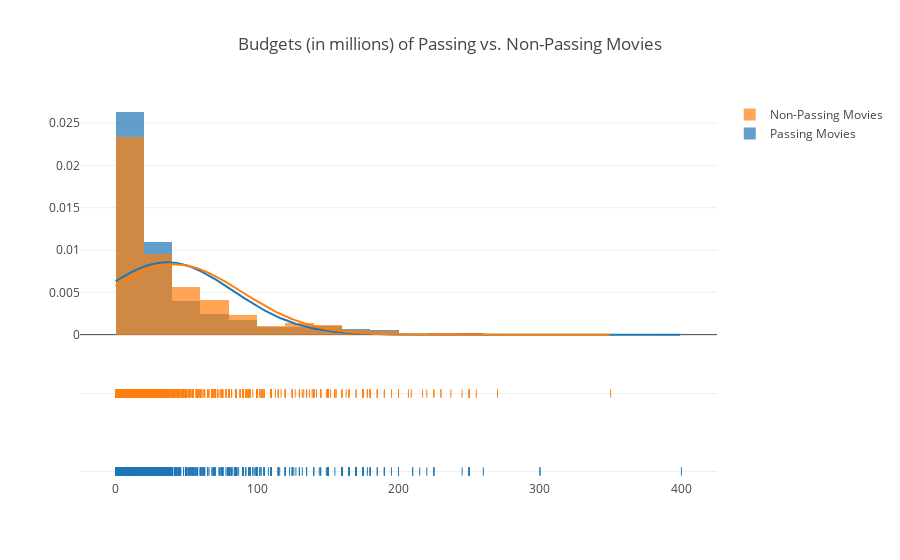

The notebook cell this image was saved under:
### Code cell
x1 = passing_movies.budget_millions
x2 = non_passing_movies.budget_millions

hist_data = [x1, x2]
labels = ['Passing Movies', 'Non-Passing Movies']

fig = ff.create_distplot(hist_data, labels, curve_type='normal', bin_size=20)
fig['layout'].update(title='Budgets (in millions) of Passing vs. Non-Passing Movies')
iplot(fig)

### Figure 1 — Plotly figure (JSON) as saved in the notebook; plotly's stock layout.template omitted (floating-point values rounded to 4 significant figures; data arrays with more than 128 entries replaced by an {"elided": "..."} marker saying what was removed)
{"data": [{"histnorm": "probability density", "legendgroup": "Passing Movies", "marker": {"color": "rgb(31, 119, 180)"}, "name": "Passing Movies", "opacity": 0.7, "type": "histogram", "uid": "21b87362-51ee-463d-a2d6-011810bd2919", "x": {"elided": "1904 float values"}, "xaxis": "x", "xbins": {"end": 400, "size": 20, "start": 2.5e-06}, "yaxis": "y"}, {"histnorm": "probability density", "legendgroup": "Non-Passing Movies", "marker": {"color": "rgb(255, 127, 14)"}, "name": "Non-Passing Movies", "opacity": 0.7, "type": "histogram", "uid": "6060340b-e80f-4cd0-8515-5624f111d8c2", "x": {"elided": "1595 float values"}, "xaxis": "x", "xbins": {"end": 350, "size": 20, "start": 1e-06}, "yaxis": "y"}, {"legendgroup": "Passing Movies", "marker": {"color": "rgb(31, 119, 180)"}, "mode": "lines", "name": "Passing Movies", "showlegend": false, "type": "scatter", "uid": "0e4cc945-b2e6-449f-acf2-b03cda005c83", "x": {"elided": "500 float values"}, "xaxis": "x", "y": {"elided": "500 float values"}, "yaxis": "y"}, {"legendgroup": "Non-Passing Movies", "marker": {"color": "rgb(255, 127, 14)"}, "mode": "lines", "name": "Non-Passing Movies", "showlegend": false, "type": "scatter", "uid": "cc069758-90fd-4faf-a687-18429d43f47e", "x": {"elided": "500 float values"}, "xaxis": "x", "y": {"elided": "500 float values"}, "yaxis": "y"}, {"legendgroup": "Passing Movies", "marker": {"color": "rgb(31, 119, 180)", "symbol": "line-ns-open"}, "mode": "markers", "name": "Passing Movies", "showlegend": false, "type": "scatter", "uid": "06c8a8e2-0405-46a2-8542-3f72682d20f2", "x": {"elided": "1904 float values"}, "xaxis": "x", "y": {"elided": "1904 str values"}, "yaxis": "y2"}, {"legendgroup": "Non-Passing Movies", "marker": {"color": "rgb(255, 127, 14)", "symbol": "line-ns-open"}, "mode": "markers", "name": "Non-Passing Movies", "showlegend": false, "type": "scatter", "uid": "4cc9ad27-48d1-45a3-9c3b-dae22256f20e", "x": {"elided": "1595 float values"}, "xaxis": "x", "y": {"elided": "1595 str values"}, "yaxis": "y2"}], "layout": {"autosize": true, "barmode": "overlay", "hovermode": "closest", "legend": {"traceorder": "reversed"}, "title": {"text": "Budgets (in millions) of Passing vs. Non-Passing Movies"}, "xaxis": {"anchor": "y2", "autorange": true, "domain": [0, 1], "range": [-24.76, 424.8], "type": "linear", "zeroline": false}, "yaxis": {"anchor": "free", "autorange": true, "domain": [0.35, 1], "position": 0, "range": [-0.001459, 0.02772], "type": "linear"}, "yaxis2": {"anchor": "x", "autorange": true, "domain": [0, 0.25], "dtick": 1, "range": [-0.1338, 1.134], "showticklabels": false, "type": "category"}}}
